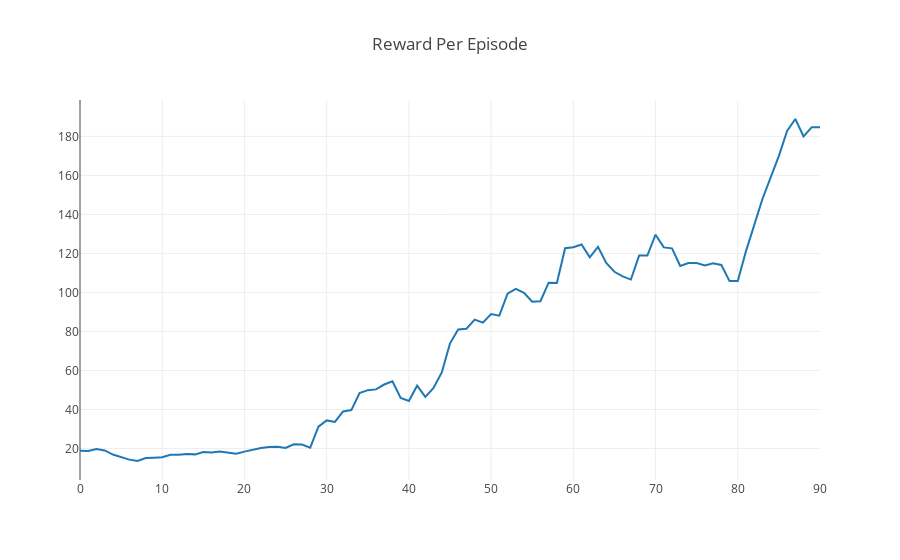

The cell this chart's notebook holds for it:
### Code cell
graph = go.Scatter(x=np.arange(len(ep_rewards)), y=moving_average(ep_rewards, 10))

plotly.offline.iplot({
    "data": [graph],
    "layout": go.Layout(title="Reward Per Episode")
})

### Figure 1 — Plotly figure (JSON) as saved in the notebook; plotly's stock layout.template omitted (floating-point values rounded to 4 significant figures)
{"data": [{"type": "scatter", "uid": "57b77f09-b683-4213-aebf-dc093b064068", "x": [0, 1, 2, 3, 4, 5, 6, 7, 8, 9, 10, 11, 12, 13, 14, 15, 16, 17, 18, 19, 20, 21, 22, 23, 24, 25, 26, 27, 28, 29, 30, 31, 32, 33, 34, 35, 36, 37, 38, 39, 40, 41, 42, 43, 44, 45, 46, 47, 48, 49, 50, 51, 52, 53, 54, 55, 56, 57, 58, 59, 60, 61, 62, 63, 64, 65, 66, 67, 68, 69, 70, 71, 72, 73, 74, 75, 76, 77, 78, 79, 80, 81, 82, 83, 84, 85, 86, 87, 88, 89, 90, 91, 92, 93, 94, 95, 96, 97, 98, 99], "y": [18.8, 18.7, 19.7, 19, 16.9, 15.7, 14.3, 13.6, 15.1, 15.3, 15.5, 16.8, 16.8, 17.2, 17, 18.2, 18, 18.5, 17.9, 17.3, 18.4, 19.5, 20.3, 20.8, 20.9, 20.3, 22.2, 22, 20.4, 31.2, 34.4, 33.6, 39, 39.7, 48.4, 49.9, 50.3, 52.8, 54.5, 45.9, 44.4, 52.2, 46.5, 51.1, 59, 73.9, 81, 81.4, 86.1, 84.5, 88.9, 88.1, 99.4, 101.8, 99.8, 95.2, 95.5, 105, 104.8, 122.7, 123.2, 124.6, 118, 123.4, 115.1, 110.6, 108.2, 106.6, 118.9, 118.9, 129.6, 123.1, 122.6, 113.6, 115.1, 115.1, 113.8, 114.9, 114.1, 105.8, 105.8, 121.2, 134, 147.9, 159, 170, 182.8, 188.9, 180, 184.7, 184.7]}], "layout": {"autosize": true, "title": {"text": "Reward Per Episode"}, "xaxis": {"autorange": true, "range": [0, 90], "type": "linear"}, "yaxis": {"autorange": true, "range": [3.861, 198.6], "type": "linear"}}}
